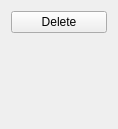
<?xml version="1.0" encoding="UTF-8"?>
<ui version="4.0">
 <class>squareOptions</class>
 <widget class="QWidget" name="squareOptions">
  <property name="geometry">
   <rect>
    <x>0</x>
    <y>0</y>
    <width>118</width>
    <height>129</height>
   </rect>
  </property>
  <property name="windowTitle">
   <string>Form</string>
  </property>
  <layout class="QVBoxLayout" name="verticalLayout">
   <item>
    <widget class="QPushButton" name="pushButton">
     <property name="text">
      <string>Delete</string>
     </property>
    </widget>
   </item>
   <item>
    <spacer name="verticalSpacer">
     <property name="orientation">
      <enum>Qt::Vertical</enum>
     </property>
     <property name="sizeHint" stdset="0">
      <size>
       <width>20</width>
       <height>40</height>
      </size>
     </property>
    </spacer>
   </item>
  </layout>
 </widget>
 <resources/>
 <connections/>
</ui>
